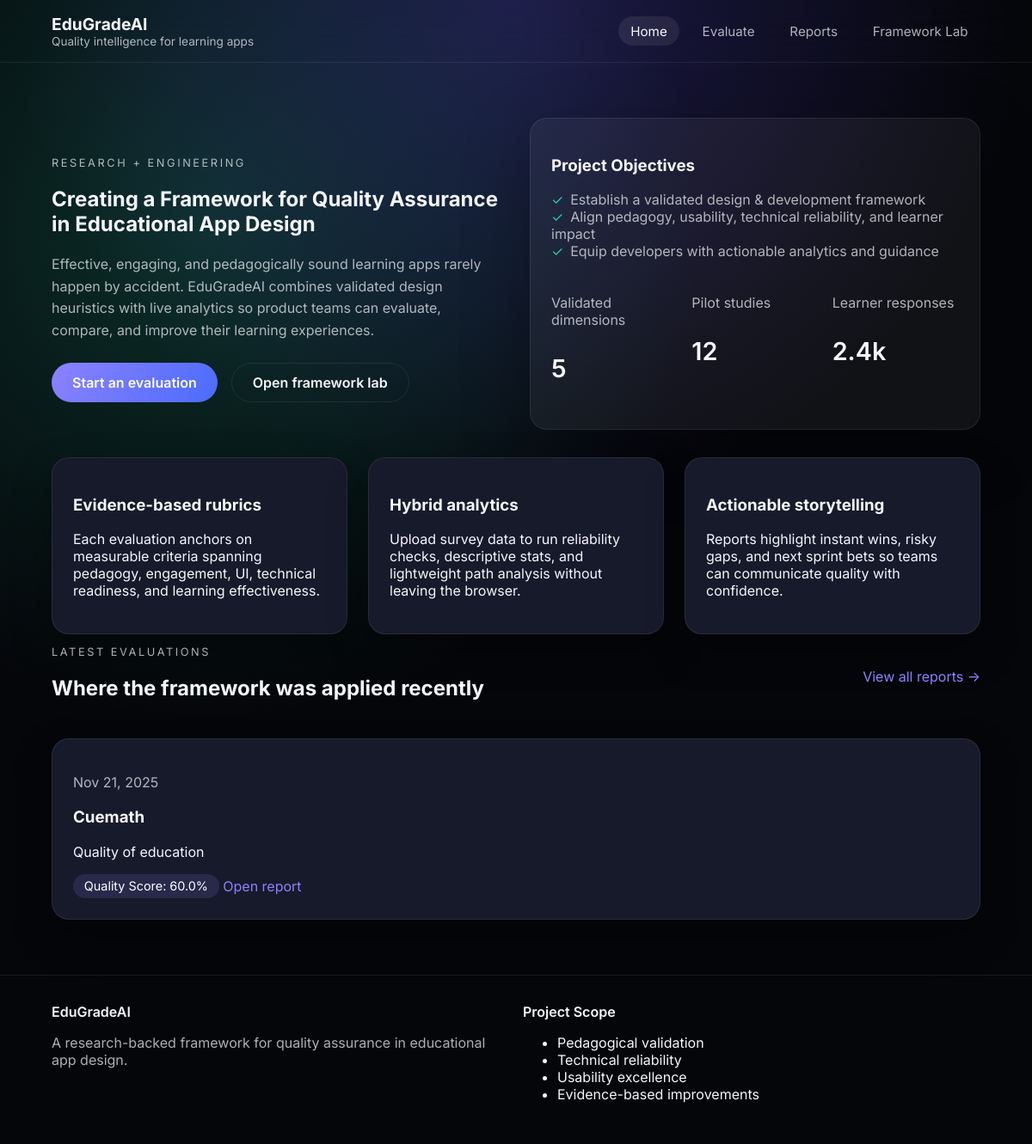
The page / on the database its author committed.
### app/models.py (models this page shows)
class EvaluationBase(SQLModel):
    app_name: str = Field(index=True)
    audience: Optional[str] = None
    summary: Optional[str] = None
    pedagogical_design: int
    ui_ux: int
    engagement: int
    technical_performance: int
    learning_effectiveness: int
    quality_score: float
    created_at: datetime = Field(default_factory=datetime.utcnow)

class Evaluation(EvaluationBase, table=True):
    id: Optional[int] = Field(default=None, primary_key=True)

### app/main.py (the view)
@app.get("/")
def home(request: Request, session: Session = Depends(get_session)):
    recent_evals = session.exec(
        select(Evaluation).order_by(Evaluation.created_at.desc()).limit(3)
    ).all()
    return templates.TemplateResponse(
        "home.html",
        {
            "request": request,
            "recent_evaluations": recent_evals,
        },
    )

### app/templates/home.html
{% extends "base.html" %}
{% block content %}
<section class="hero">
  <div class="container hero-grid">
    <div>
      <p class="eyebrow">Research + Engineering</p>
      <h1>Creating a Framework for Quality Assurance in Educational App Design</h1>
      <p class="lead">
        Effective, engaging, and pedagogically sound learning apps rarely happen by accident. EduGradeAI combines validated
        design heuristics with live analytics so product teams can evaluate, compare, and improve their learning experiences.
      </p>
      <div class="hero-actions">
        <a class="btn primary" href="/evaluate">Start an evaluation</a>
        <a class="btn ghost" href="/framework">Open framework lab</a>
      </div>
    </div>
    <div class="glass-panel">
      <h3>Project Objectives</h3>
      <ul class="checklist">
        <li>Establish a validated design & development framework</li>
        <li>Align pedagogy, usability, technical reliability, and learner impact</li>
        <li>Equip developers with actionable analytics and guidance</li>
      </ul>
      <div class="stat-card">
        <div>
          <p class="muted">Validated dimensions</p>
          <p class="stat-value">5</p>
        </div>
        <div>
          <p class="muted">Pilot studies</p>
          <p class="stat-value">12</p>
        </div>
        <div>
          <p class="muted">Learner responses</p>
          <p class="stat-value">2.4k</p>
        </div>
      </div>
    </div>
  </div>
</section>
<section class="container grid-3">
  <article class="card">
    <h3>Evidence-based rubrics</h3>
    <p>Each evaluation anchors on measurable criteria spanning pedagogy, engagement, UI, technical readiness, and learning effectiveness.</p>
  </article>
  <article class="card">
    <h3>Hybrid analytics</h3>
    <p>Upload survey data to run reliability checks, descriptive stats, and lightweight path analysis without leaving the browser.</p>
  </article>
  <article class="card">
    <h3>Actionable storytelling</h3>
    <p>Reports highlight instant wins, risky gaps, and next sprint bets so teams can communicate quality with confidence.</p>
  </article>
</section>
<section class="container recent">
  <div class="section-heading">
    <div>
      <p class="eyebrow">Latest evaluations</p>
      <h2>Where the framework was applied recently</h2>
    </div>
    <a href="/reports" class="link">View all reports →</a>
  </div>
  <div class="grid-3">
    {% if recent_evaluations %}
      {% for evaluation in recent_evaluations %}
        <article class="card hover">
          <p class="muted">{{ evaluation.created_at.strftime('%b %d, %Y') }}</p>
          <h3>{{ evaluation.app_name }}</h3>
          <p>{{ evaluation.summary or "No summary provided." }}</p>
          <div class="score-pill">Quality Score: {{ '%.1f' | format(evaluation.quality_score) }}%</div>
          <a href="/reports/{{ evaluation.id }}" class="link">Open report</a>
        </article>
      {% endfor %}
    {% else %}
      <div class="card">
        <p class="muted">No evaluations yet. Be the first to submit insights.</p>
      </div>
    {% endif %}
  </div>
</section>
{% endblock %}

### app/static/css/styles.css (style rules this page uses)
:root { --bg: #05060a; --panel: #121524; --card: #171a2b; --border: rgba(255, 255, 255, 0.08); --text: #f5f6fb; --muted: rgba(245, 246, 251, 0.7); --accent: #8c82ff; --accent-strong: #4b6bfd; --success: #22d3a2; font-family: "Inter", system-ui, -apple-system, BlinkMacSystemFont, "Segoe UI", sans-serif; }
* { box-sizing: border-box; }
body { margin: 0; min-height: 100vh; background: radial-gradient(circle at top, rgba(76, 64, 187, 0.35), transparent 40%), radial-gradient(circle at 20% 20%, rgba(34, 211, 162, 0.2), transparent 40%), var(--bg); color: var(--text); }
a { color: inherit; text-decoration: none; }
.container { width: min(1200px, 90%); margin: 0 auto; }
.hero { padding: 4rem 0 2rem; }
.hero-grid { display: grid; grid-template-columns: repeat(auto-fit, minmax(280px, 1fr)); gap: 2rem; align-items: center; }
.eyebrow { text-transform: uppercase; letter-spacing: 0.2em; color: var(--muted); font-size: 0.8rem; }
.lead { color: var(--muted); line-height: 1.6; max-width: 560px; }
.hero-actions { display: flex; gap: 1rem; margin-top: 1.5rem; }
.glass-panel { background: rgba(255, 255, 255, 0.05); border: 1px solid var(--border); border-radius: 1.25rem; padding: 1.5rem; box-shadow: 0 25px 80px rgba(0, 0, 0, 0.25); }
.checklist { list-style: none; padding: 0; margin: 1rem 0; color: var(--muted); }
.checklist li::before { content: "✓"; margin-right: 0.5rem; color: var(--success); }
.stat-card { display: grid; grid-template-columns: repeat(auto-fit, minmax(120px, 1fr)); gap: 1rem; margin-top: 1.5rem; }
.stat-value { font-size: 1.8rem; font-weight: 600; }
.card { background: var(--card); border: 1px solid var(--border); border-radius: 1.25rem; padding: 1.5rem; box-shadow: 0 20px 45px rgba(0, 0, 0, 0.35); }
.card.hover { transition: transform 0.3s, border 0.3s; }
.grid-3 { display: grid; grid-template-columns: repeat(auto-fit, minmax(240px, 1fr)); gap: 1.5rem; }
.section-heading { display: flex; justify-content: space-between; gap: 1.5rem; align-items: center; flex-wrap: wrap; margin-bottom: 1.5rem; }
.btn { display: inline-flex; align-items: center; justify-content: center; padding: 0.75rem 1.5rem; border-radius: 999px; font-weight: 600; border: none; cursor: pointer; transition: transform 0.2s; }
.btn.primary { background: linear-gradient(120deg, var(--accent), var(--accent-strong)); color: #fff; }
.btn.ghost { border: 1px solid var(--border); background: transparent; color: var(--text); }
.link { color: var(--accent); }
.score-pill { background: rgba(140, 130, 255, 0.15); color: #fff; border-radius: 999px; padding: 0.35rem 0.8rem; font-size: 0.9rem; display: inline-flex; align-items: center; gap: 0.35rem; }
.muted { color: var(--muted); }

### rows shown on the page
Evaluation: created_at "Nov 21, 2025", app_name "Cuemath", summary "Quality of education", quality_score "60.0"
